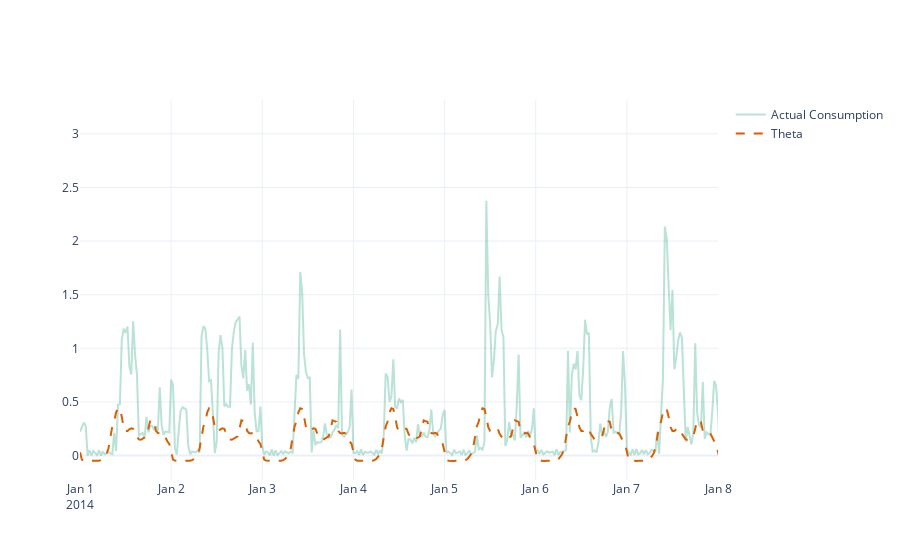

Here is the notebook cell this chart was saved with:
### Markdown cell above
theta forecast

### Code cell
# deaseaonalization (remove seasonal component from ts) 
# -> theta coeff application (decompose deseasonalized ts into 2 theta lines)
# -> extrapolation of theta lines (linear reg forecast theta line where theta=0, ets forecast theta line where theta=2)
# -> recomposition to combine 2 theta lines as integrating long-term trend and short-term movements
# -> reseasonalize if data was deseasonalized in the begining

from statsforecast.models import Theta

model = Theta(season_length=48, decomposition_type='additive')
display_name = ['Theta']

results, metrics = (
    evaluate_performance(
        ts_train, 
        ts_val, 
        models = [model], 
        metrics = [mase, mae, mse, rmse, smape,forecast_bias], 
        freq = freq,
        level = [] ,
        id_col = 'LCLid',
        time_col = 'timestamp',
        target_col = 'energy_consumption',
        h = len(ts_val),
        metric_df=metrics  # Pass None or an existing DataFrame if you want to append results
        )
)

# evaluation metrics
display(metrics)

# plot
fig = plot_forecast(results, forecast_columns=display_name, forecast_display_names=display_name, timestamp_col ='timestamp')
fig.update_xaxes(type="date", range=["2014-01-01", "2014-01-08"])
fig.show()

# we can see the seasonality pattern is captured but not hitting the peaks

### Figure 1 — Plotly figure (JSON) as saved in the notebook; plotly's stock layout.template omitted (floating-point values rounded to 4 significant figures; data arrays with more than 128 entries replaced by an {"elided": "..."} marker saying what was removed)
{"data": [{"line": {"color": "rgba(27,158,119, 0.3)"}, "mode": "lines", "name": "Actual Consumption", "type": "scatter", "x": {"elided": "1488 str values"}, "y": {"elided": "1488 float values"}}, {"line": {"color": "rgba(217,95,2, 1)", "dash": "dash"}, "mode": "lines", "name": "Theta", "type": "scatter", "x": {"elided": "1488 str values"}, "y": {"elided": "1488 float values"}}], "layout": {"xaxis": {"range": ["2014-01-01", "2014-01-08"], "type": "date"}}}
